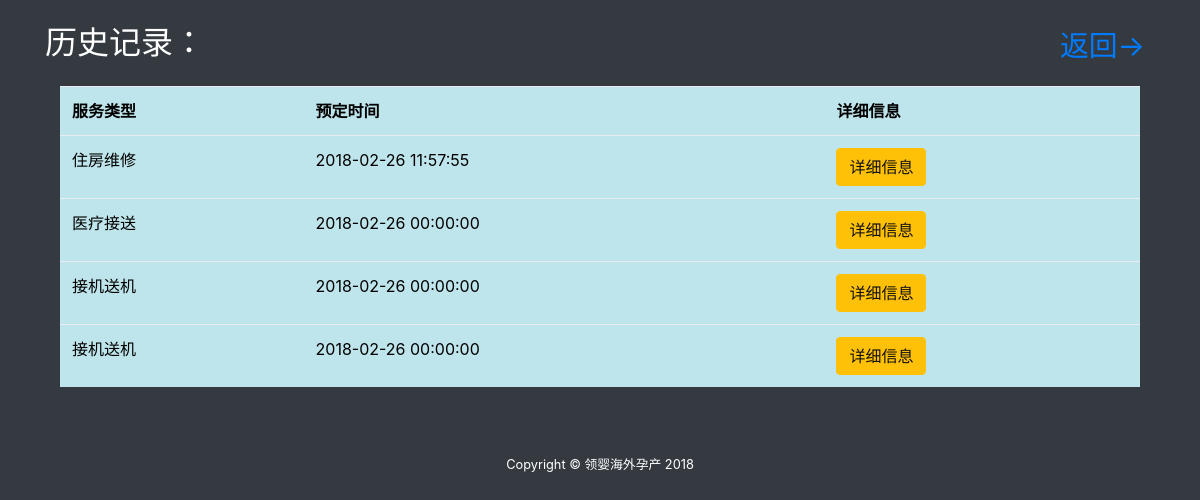
/history.php (signed in), run on an earlier commit of the app's database.
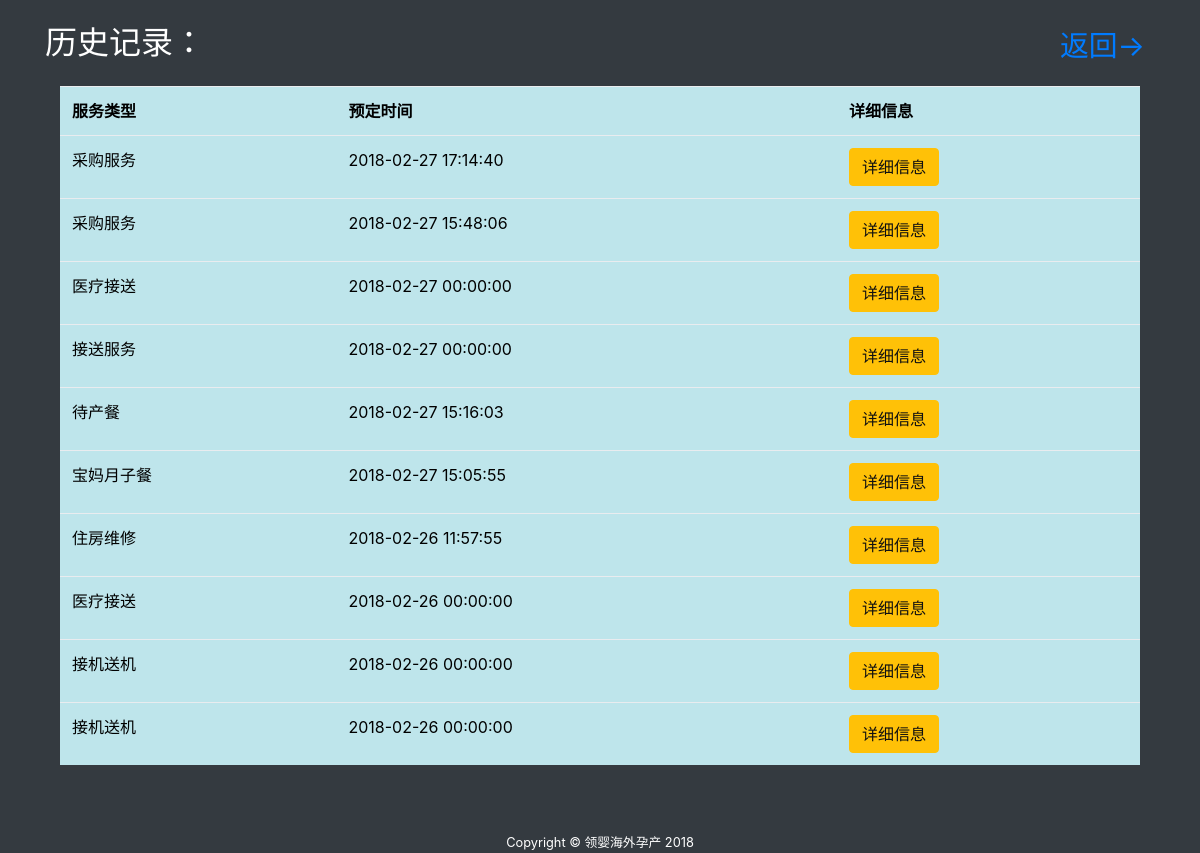
And on a later commit of the database.
### tables this page shows
CREATE TABLE `history` (
  `hid` int(10) NOT NULL,
  `token` varchar(10) NOT NULL,
  `serviceType` varchar(10) NOT NULL,
  `user_id` varchar(10) NOT NULL,
  `time` datetime NOT NULL,
  `activate` int(2) DEFAULT NULL
);

### model/history.func.php (the view, shortened to what this page needs)
<?php if(!defined('In_System')) exit("Access Denied");
class History{
    public function historyListing(){
        global $mysqli;
        $user_id =  $_COOKIE['uid'];
        $histories_query="SELECT * FROM history WHERE user_id = '$user_id' ORDER BY hid DESC LIMIT 20";
        $result = mysqli_fetch_all($mysqli->query($histories_query), MYSQLI_ASSOC);
		if(sizeof($result) > 0){
            echo "
            <table class=\"table table-hover table-info\">
                <tr>
                    <th>服务类型</th>
                    <th>预定时间</th>
                    <th>详细信息</th>
                </tr>
            ";
            foreach($result as $history){
                echo sprintf("
                    <tr>
                    <td>%s</td>
                    <td>%s</td>
                    <td><a href=\"./history-detail.php?type=%s&token=%s\" class=\"btn btn-warning\" style=\"cursor:pointer;\">详细信息</a></td>
                    </tr>
                ", $history['serviceType'], $history['time'], $history['serviceType'], $history['token']     );
            }
            echo "
                </table>
             ";
		}
    }
}
?>

### component/header.php (shortened to what this page needs)
<!DOCTYPE html>
<html lang="en">
<head>
    <link href="/vendor/bootstrap/css/bootstrap.min.css" rel="stylesheet">
    <link href="/vendor/font-awesome/css/font-awesome.min.css" rel="stylesheet" type="text/css">
    <link href="/vendor/datatables/dataTables.bootstrap4.css" rel="stylesheet">
    <link href="/css/sb-admin.css" rel="stylesheet">
    <link href="/css/custom.css" rel="stylesheet">
    <link href="/css/bootstrap-datetimepicker.min.css" rel="stylesheet">
</head>

### history.php (shortened to what this page needs)
<?php DEFINE('Template_Call', TRUE);
    include_once "./component/header.php";
?>
<body class="bg-dark">
    <br/>
    <div class="container" style="color:white;">
        <h2 style="display:inline;">历史记录：</h2>
        <div style="float:right">
            <a href="./" style="padding-right:10px;font-size:180%;padding-bottom:10px;">返回-></a>
        </div>
        <br/>
        <?php
            include_once "./model/common.php";
            include_once "./model/history.func.php";
            $history = new History(); ?>
        <br/>
        <div class="container" style="color:black;">
            <?php $history->historyListing();?>
        </div>
    </div>
    <br/><br/>
    <footer class="footer" style="color:white;">
        <div class="container">
            <div class="text-center">
                <small>Copyright © 领婴海外孕产 2018</small>
            </div>
        </div>
    </footer>
</body>
</html>

### css/sb-admin.css (style rules this page uses)
html { position: relative; min-height: 100%; }
body { overflow-x: hidden; }

What changed in the data, as far as the page shows it:
added history: serviceType "采购服务", time "2018-02-27 17:14:40"
added history: serviceType "采购服务", time "2018-02-27 15:48:06"
added history: serviceType "医疗接送", time "2018-02-27 00:00:00"
added history: serviceType "接送服务", time "2018-02-27 00:00:00"
added history: serviceType "待产餐", time "2018-02-27 15:16:03"
added history: serviceType "宝妈月子餐", time "2018-02-27 15:05:55"
